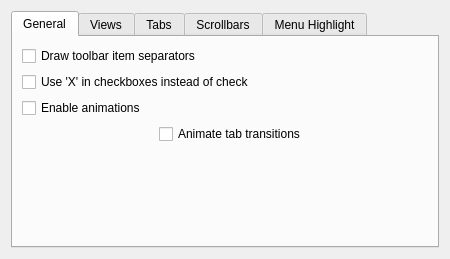
<?xml version="1.0" encoding="UTF-8"?>
<ui version="4.0">
 <class>OxygenConfigDialog</class>
 <widget class="QWidget" name="OxygenConfigDialog">
  <property name="geometry">
   <rect>
    <x>0</x>
    <y>0</y>
    <width>450</width>
    <height>259</height>
   </rect>
  </property>
  <property name="minimumSize">
   <size>
    <width>450</width>
    <height>200</height>
   </size>
  </property>
  <property name="windowTitle">
   <string>Dialog</string>
  </property>
  <layout class="QVBoxLayout" name="verticalLayout">
   <item>
    <widget class="KTabWidget" name="tabWidget">
     <property name="currentIndex">
      <number>0</number>
     </property>
     <widget class="QWidget" name="tab_1">
      <attribute name="title">
       <string>General</string>
      </attribute>
      <layout class="QGridLayout" name="gridLayout">
       <item row="0" column="0" colspan="3">
        <widget class="QCheckBox" name="_toolBarDrawItemSeparator">
         <property name="text">
          <string>Draw toolbar item separators</string>
         </property>
        </widget>
       </item>
       <item row="2" column="0" colspan="2">
        <widget class="QCheckBox" name="_animationsEnabled">
         <property name="text">
          <string>Enable animations</string>
         </property>
        </widget>
       </item>
       <item row="5" column="1">
        <spacer name="verticalSpacer_4">
         <property name="orientation">
          <enum>Qt::Vertical</enum>
         </property>
         <property name="sizeHint" stdset="0">
          <size>
           <width>20</width>
           <height>40</height>
          </size>
         </property>
        </spacer>
       </item>
       <item row="3" column="1" colspan="2">
        <widget class="QCheckBox" name="_stackedWidgetTransitionsEnabled">
         <property name="sizePolicy">
          <sizepolicy hsizetype="Expanding" vsizetype="Fixed">
           <horstretch>0</horstretch>
           <verstretch>0</verstretch>
          </sizepolicy>
         </property>
         <property name="text">
          <string>Animate tab transitions</string>
         </property>
        </widget>
       </item>
       <item row="3" column="0">
        <spacer name="horizontalSpacer_4">
         <property name="orientation">
          <enum>Qt::Horizontal</enum>
         </property>
         <property name="sizeType">
          <enum>QSizePolicy::Fixed</enum>
         </property>
         <property name="sizeHint" stdset="0">
          <size>
           <width>20</width>
           <height>20</height>
          </size>
         </property>
        </spacer>
       </item>
       <item row="1" column="0" colspan="3">
        <widget class="QCheckBox" name="_checkDrawX">
         <property name="text">
          <string>Use 'X' in checkboxes instead of check</string>
         </property>
        </widget>
       </item>
      </layout>
     </widget>
     <widget class="QWidget" name="tab_2">
      <attribute name="title">
       <string>Views</string>
      </attribute>
      <layout class="QGridLayout" name="gridLayout_5">
       <item row="0" column="0">
        <widget class="QCheckBox" name="_viewDrawTriangularExpander">
         <property name="text">
          <string>Use triangle tree expander instead of +/-</string>
         </property>
        </widget>
       </item>
       <item row="1" column="0">
        <widget class="QCheckBox" name="_viewDrawTreeBranchLines">
         <property name="text">
          <string>Draw tree branch lines</string>
         </property>
        </widget>
       </item>
       <item row="2" column="0">
        <widget class="QCheckBox" name="_viewDrawFocusIndicator">
         <property name="text">
          <string>Draw focus indicator</string>
         </property>
        </widget>
       </item>
       <item row="3" column="0">
        <spacer name="verticalSpacer_3">
         <property name="orientation">
          <enum>Qt::Vertical</enum>
         </property>
         <property name="sizeHint" stdset="0">
          <size>
           <width>259</width>
           <height>70</height>
          </size>
         </property>
        </spacer>
       </item>
      </layout>
     </widget>
     <widget class="QWidget" name="tab_3">
      <attribute name="title">
       <string>Tabs</string>
      </attribute>
      <layout class="QGridLayout" name="gridLayout_2">
       <item row="3" column="0">
        <spacer name="verticalSpacer_2">
         <property name="orientation">
          <enum>Qt::Vertical</enum>
         </property>
         <property name="sizeHint" stdset="0">
          <size>
           <width>20</width>
           <height>40</height>
          </size>
         </property>
        </spacer>
       </item>
       <item row="1" column="0">
        <widget class="QRadioButton" name="_tabStyleSingle">
         <property name="text">
          <string>Single</string>
         </property>
        </widget>
       </item>
       <item row="2" column="0">
        <widget class="QRadioButton" name="_tabStylePlain">
         <property name="text">
          <string>Plain</string>
         </property>
        </widget>
       </item>
       <item row="0" column="0">
        <widget class="QLabel" name="label_2">
         <property name="text">
          <string>Inactive tabs style:</string>
         </property>
        </widget>
       </item>
      </layout>
     </widget>
     <widget class="QWidget" name="tab_4">
      <attribute name="title">
       <string>Scrollbars</string>
      </attribute>
      <layout class="QGridLayout" name="gridLayout_4">
       <item row="3" column="0">
        <widget class="QLabel" name="label">
         <property name="text">
          <string>Width:</string>
         </property>
        </widget>
       </item>
       <item row="3" column="1">
        <widget class="QSlider" name="_scrollBarWidthSlider">
         <property name="minimum">
          <number>10</number>
         </property>
         <property name="maximum">
          <number>30</number>
         </property>
         <property name="pageStep">
          <number>5</number>
         </property>
         <property name="orientation">
          <enum>Qt::Horizontal</enum>
         </property>
         <property name="tickPosition">
          <enum>QSlider::TicksBelow</enum>
         </property>
         <property name="tickInterval">
          <number>5</number>
         </property>
        </widget>
       </item>
       <item row="3" column="2">
        <widget class="KIntSpinBox" name="_scrollBarWidth">
         <property name="alignment">
          <set>Qt::AlignRight|Qt::AlignTrailing|Qt::AlignVCenter</set>
         </property>
         <property name="minimum">
          <number>10</number>
         </property>
         <property name="maximum">
          <number>30</number>
         </property>
        </widget>
       </item>
       <item row="4" column="1">
        <spacer name="verticalSpacer">
         <property name="orientation">
          <enum>Qt::Vertical</enum>
         </property>
         <property name="sizeHint" stdset="0">
          <size>
           <width>20</width>
           <height>40</height>
          </size>
         </property>
        </spacer>
       </item>
       <item row="1" column="0" colspan="3">
        <widget class="QCheckBox" name="_scrollBarBevel">
         <property name="text">
          <string>Draw scrollbar bevel</string>
         </property>
        </widget>
       </item>
       <item row="2" column="0" colspan="3">
        <widget class="QCheckBox" name="_scrollBarColored">
         <property name="text">
          <string>Colorful hovered scrollbars</string>
         </property>
        </widget>
       </item>
       <item row="3" column="3">
        <spacer name="horizontalSpacer_2">
         <property name="orientation">
          <enum>Qt::Horizontal</enum>
         </property>
         <property name="sizeHint" stdset="0">
          <size>
           <width>40</width>
           <height>20</height>
          </size>
         </property>
        </spacer>
       </item>
      </layout>
     </widget>
     <widget class="QWidget" name="tab_5">
      <attribute name="title">
       <string>Menu Highlight</string>
      </attribute>
      <layout class="QGridLayout" name="gridLayout_3">
       <item row="0" column="0">
        <widget class="QRadioButton" name="_menuHighlightDark">
         <property name="text">
          <string>Use dark color</string>
         </property>
        </widget>
       </item>
       <item row="1" column="0">
        <widget class="QRadioButton" name="_menuHighlightStrong">
         <property name="text">
          <string>Use selection color (plain)</string>
         </property>
        </widget>
       </item>
       <item row="2" column="0">
        <widget class="QRadioButton" name="_menuHighlightSubtle">
         <property name="text">
          <string>Use selection color (subtle)</string>
         </property>
        </widget>
       </item>
       <item row="3" column="0">
        <spacer name="verticalSpacer_5">
         <property name="orientation">
          <enum>Qt::Vertical</enum>
         </property>
         <property name="sizeHint" stdset="0">
          <size>
           <width>20</width>
           <height>40</height>
          </size>
         </property>
        </spacer>
       </item>
      </layout>
     </widget>
    </widget>
   </item>
  </layout>
 </widget>
 <customwidgets>
  <customwidget>
   <class>KIntSpinBox</class>
   <extends>QSpinBox</extends>
   <header>knuminput.h</header>
  </customwidget>
  <customwidget>
   <class>KTabWidget</class>
   <extends>QTabWidget</extends>
   <header>ktabwidget.h</header>
   <container>1</container>
  </customwidget>
 </customwidgets>
 <resources/>
 <connections>
  <connection>
   <sender>_scrollBarWidth</sender>
   <signal>valueChanged(int)</signal>
   <receiver>_scrollBarWidthSlider</receiver>
   <slot>setValue(int)</slot>
   <hints>
    <hint type="sourcelabel">
     <x>200</x>
     <y>275</y>
    </hint>
    <hint type="destinationlabel">
     <x>112</x>
     <y>275</y>
    </hint>
   </hints>
  </connection>
  <connection>
   <sender>_scrollBarWidthSlider</sender>
   <signal>valueChanged(int)</signal>
   <receiver>_scrollBarWidth</receiver>
   <slot>setValue(int)</slot>
   <hints>
    <hint type="sourcelabel">
     <x>112</x>
     <y>275</y>
    </hint>
    <hint type="destinationlabel">
     <x>200</x>
     <y>275</y>
    </hint>
   </hints>
  </connection>
 </connections>
</ui>
